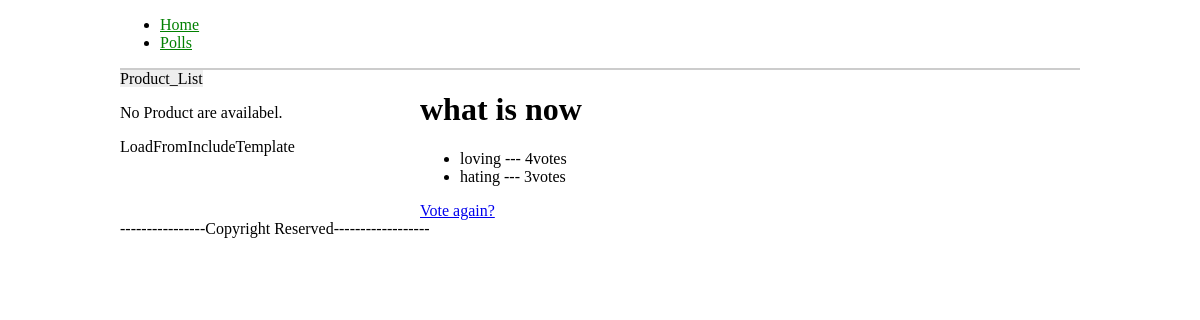
The app's page /polls/2/results/ with its own data.
### polls/models.py (models this page shows, shortened)
class Poll(models.Model):
    question=models.CharField(max_length=200)
    pub_date=models.DateTimeField("date published")
    def was_published_recently(self):
        return timezone.now()>self.pub_date>=timezone.now()-datetime.timedelta(days=1)
    was_published_recently.admin_order_fied='pub_date'
    was_published_recently.boolean=True
    was_published_recently.short_description="Published recently?"

class Choice(models.Model):
    poll=models.ForeignKey(Poll)
    choice_text=models.CharField(max_length=200)
    votes=models.IntegerField(default=0)

### polls/views.py (the view)
# urls.py: ,url(r'^(?P<pk>\d+)/results/$',views.ResultsView.as_view(),name='results')
class ResultsView(generic.DetailView):
    model=Poll
    template_name='polls/results.html'

### polls/templates/polls/results.html
{%extends 'base.html'%}
{%block content%}
<h1>{{poll.question}}</h1>
<ul>
	{%for choice in poll.choice_set.all%}
	<li>{{choice.choice_text}}  ---  {{choice.votes}}vote{{choice.votes|pluralize}}</li>
	{%endfor%}
</ul>
<a href="{% url 'polls:detail' poll.id %}">Vote again?</a>
{%endblock%}

### records on screen
Poll: question "what is now"
Choice: choice_text "loving", votes "4"
Choice: choice_text "hating", votes "3"
